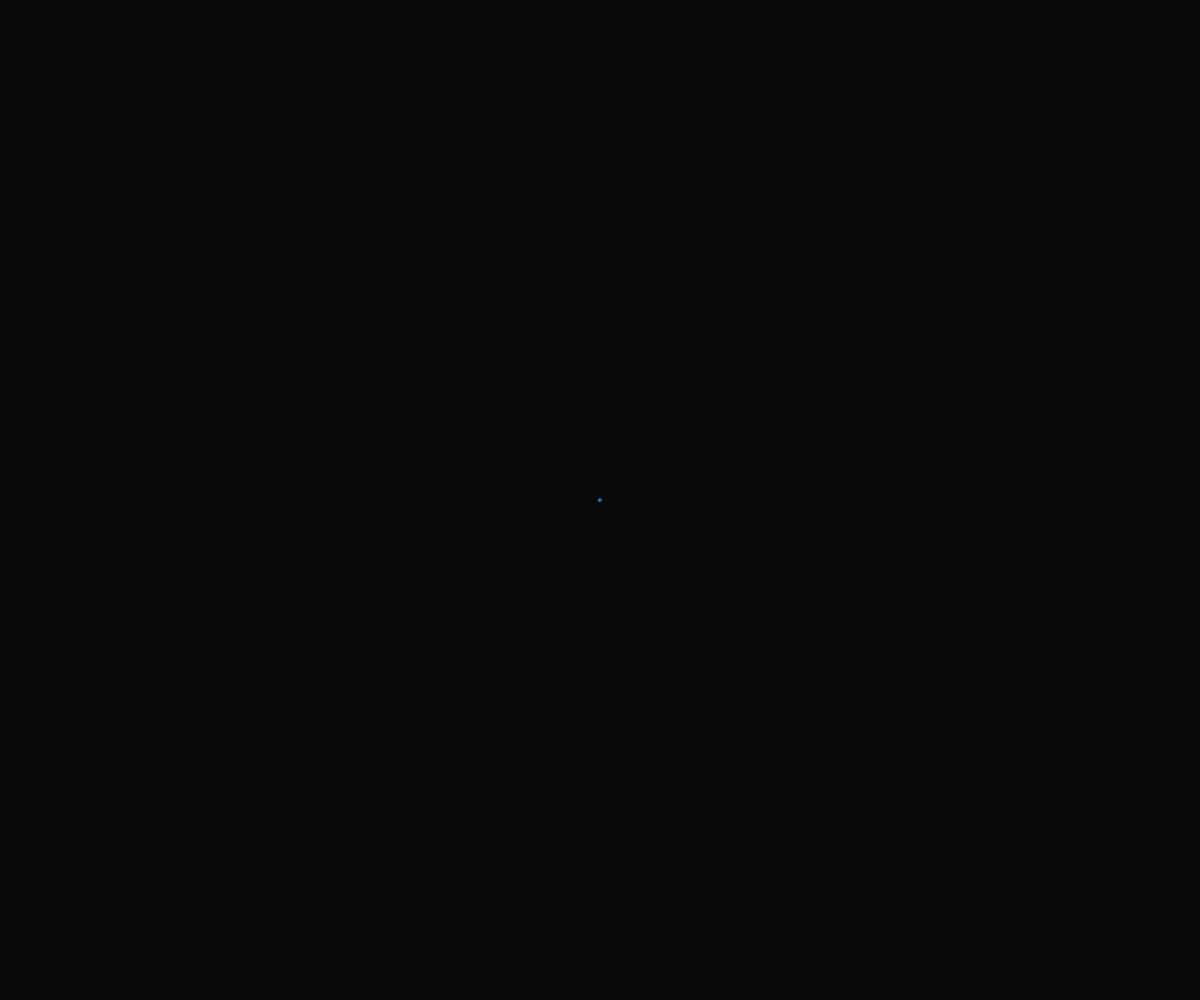
Frame 1 (no input)
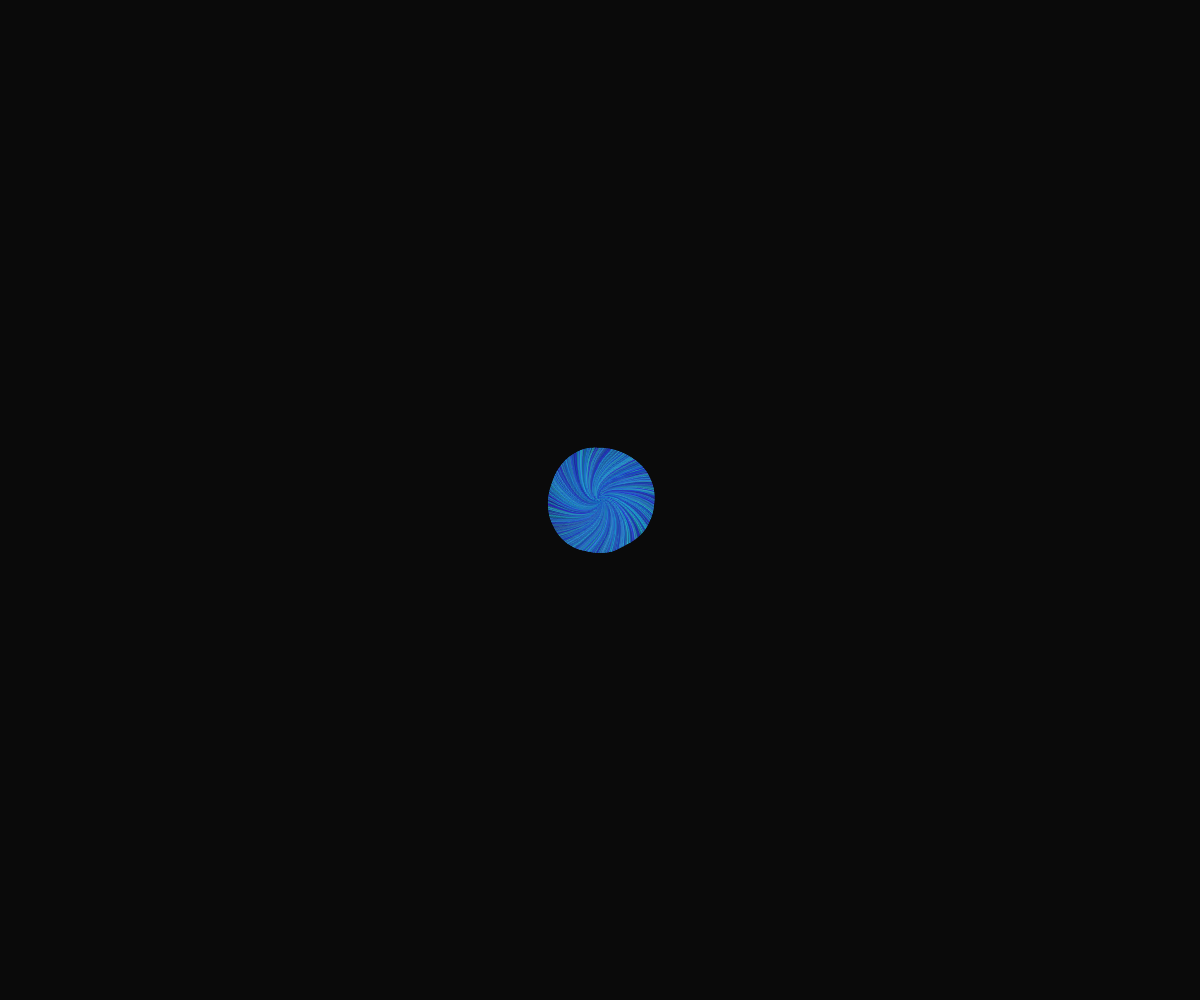
Frame 60 (no input)
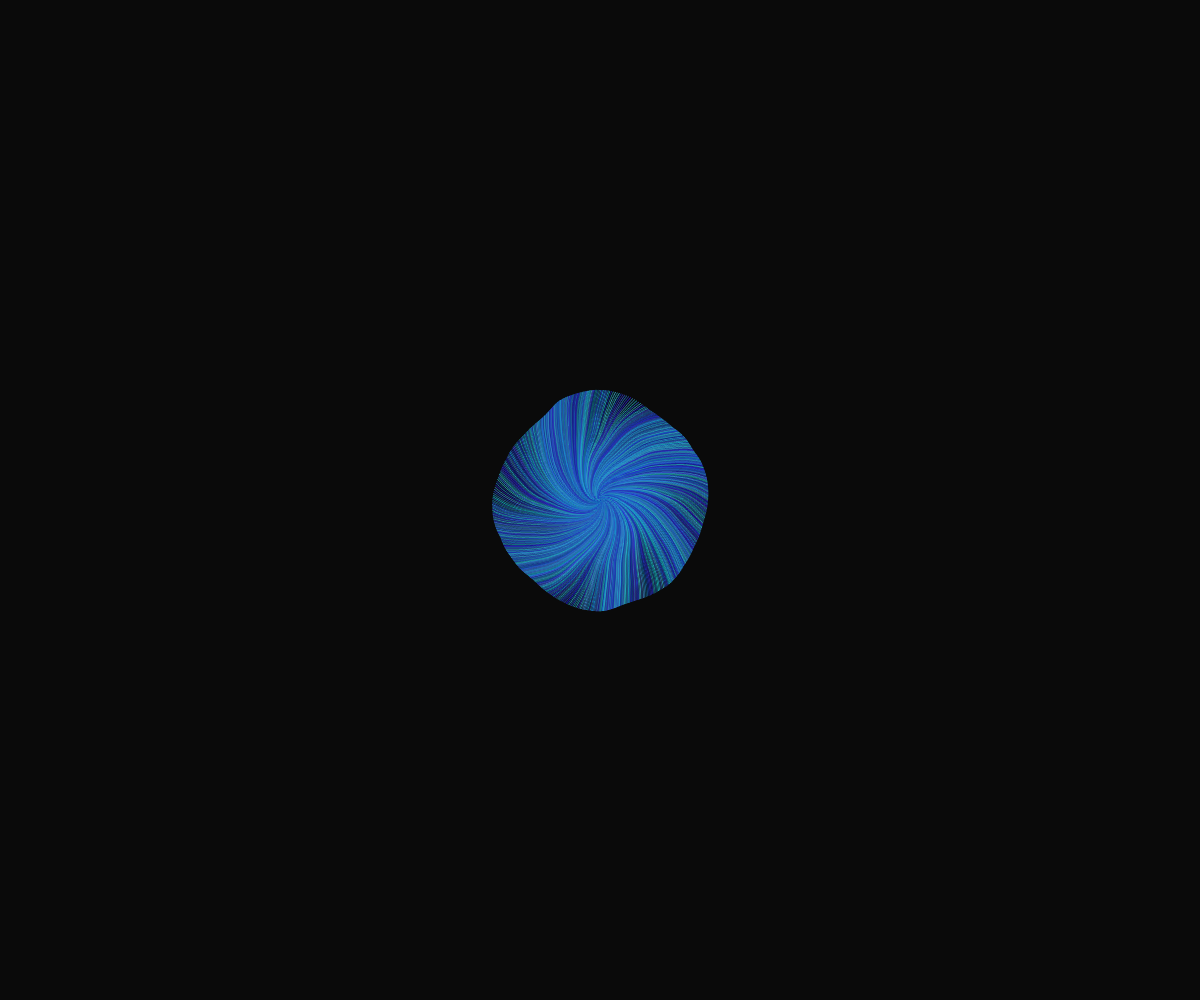
Frame 120 (the mouse pressed at the canvas centre since frame 60)

The p5.js sketch that drew these frames (run headless with seeded random() and noise() and a simulated clock; from frame 60 on, the mouse is pressed at the canvas centre):

// p5.js sketch
// ── sketch.js
let particles = [];
let squiggliness = 1/60; // 弯曲度参数
function setup() {
  createCanvas(windowWidth, windowHeight);
  background(10);
  colorMode(HSB, 360,100,100,100);
  generateParticle();
}

function draw() {
  
 for (let p of particles) {
    p.draw();
    p.move();
  }
}

function generateParticle() {
    particles = [];
  let num = 700;
  let length = 1;
  for (let i = 0; i<num; i++){
 let a = map (i,0,num,-PI,PI);
    let x_ = width/2+length*cos(a);
    let y_ = height/2+length*sin(a);
    let s_ = 1;
    let c_ = color(random(183,245),random(70,90),random(60,90),100);
    particles.push(new Particle(x_,y_,s_,c_));
    
  }

}

function Particle(x_, y_, s_, c_) {
  this.x = x_;
  this.y = y_;
  this.size = s_;
  this.color = c_;

  this.draw = function() {
    noStroke();
    fill(this.color);
    ellipse(this.x, this.y, this.size);
  }

  this.move = function() {
    let angle = atan2(this.y-height/2, this.x-width/2);
    angle += noise(this.x*squiggliness, this.y*squiggliness);
    this.dist = 1;
    let v = p5.Vector.fromAngle(angle,this.dist);
    this.x += v.x;
    this.y += v.y;
  }

}
